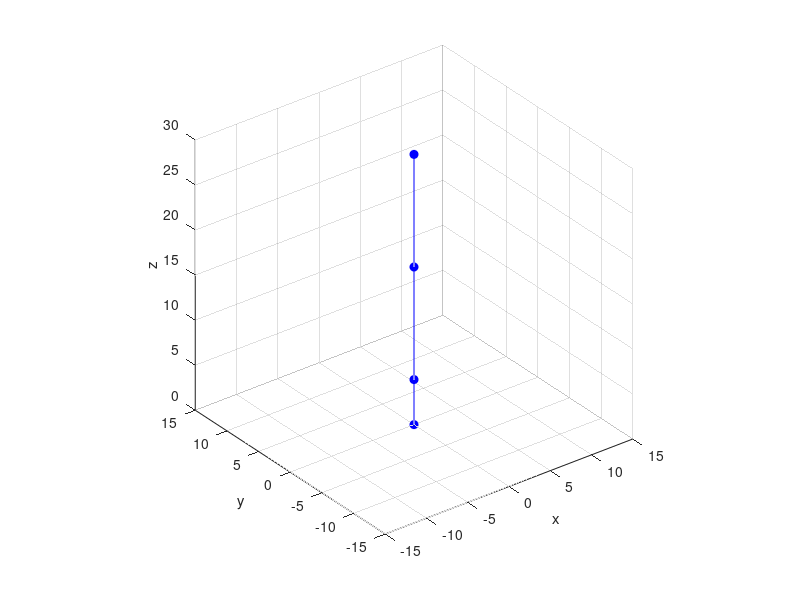

MATLAB code to generate this figure: (Note: this script raises an error after producing the figure.)
close all
% Initial variables
L=[5 12.5 12.5];
q=[0 1.4 -1.4];

%omega=[5 1 2]'; v=[0.1 0.2 0.3]';
%T=[omega;v];
%expm(tildeTwist(T)*pi/4)-expTwist(T,pi/4) %This should be <1e-15


%Initial configuration
P0=[0 0 0 1]';

H1_0_0=[eye(3) [0 0 L(1)]'           ; 0 0 0 1];
H2_0_0=[eye(3) [0 0 L(1)+L(2)]'      ; 0 0 0 1];
H3_0_0=[eye(3) [0 0 L(1)+L(2)+L(3)]' ; 0 0 0 1];

P1=H1_0_0*P0; 
P2=H2_0_0*P0; 
P3=H3_0_0*P0; 

points=[P0 P1 P2 P3];
x=points(1,:);
y=points(2,:);
z=points(3,:);
plot3(x,y,z,'-ob','MarkerFaceColor',[0 0 1]);grid; 
xlabel('x'), ylabel('y'), zlabel('z')
set(gca,'DataAspectRatio',[1 1 1],...
        'PlotBoxAspectRatio',[1 1 1])

%Moved configuration
[H1_0, H2_0, H3_0] = getHmatrices_1(q, L);
P1=H1_0*P0; 
P2=H2_0*P0; 
P3=H3_0*P0; 

points2=[P0 P1 P2 P3];
x=points2(1,:);
y=points2(2,:);
z=points2(3,:);
hold on
plot3(x,y,z,'-*r','MarkerFaceColor',[1 0 0])
%% Test Jacobian
J             = getJacobian(q,L);
Twist0_0_n    = zeros(6,length(q));
speeds        = [0 sqrt(2) sqrt(2)]';%Set speeds(be carefull if you are not changing a position velocity is 0)
%Solve for the twist
%Twist0_0_n(:,1) = getJacobian(q(1)  ,L(1)  )*;
%Twist0_0_n(:,2) = getJacobian(q(1:2),L(1:2))*;
Twist0_0_n(:,3) = J*speeds;
%omegas
m = 10;
quiver3(x(4),y(4),z(4),m*Twist0_0_n(1,3),m*Twist0_0_n(2,3),m*Twist0_0_n(3,3),'g');
%velocities
n = 1;%scaling for viewing purposes
quiver3(x(4),y(4),z(4),n*Twist0_0_n(4,3),n*Twist0_0_n(5,3),n*Twist0_0_n(6,3),'r');
